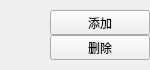
<?xml version="1.0" encoding="UTF-8"?>
<ui version="4.0">
 <class>NavHeader</class>
 <widget class="QFrame" name="NavHeader">
  <property name="geometry">
   <rect>
    <x>0</x>
    <y>0</y>
    <width>150</width>
    <height>70</height>
   </rect>
  </property>
  <property name="minimumSize">
   <size>
    <width>150</width>
    <height>70</height>
   </size>
  </property>
  <property name="maximumSize">
   <size>
    <width>150</width>
    <height>70</height>
   </size>
  </property>
  <property name="windowTitle">
   <string>Frame</string>
  </property>
  <layout class="QHBoxLayout" name="horizontalLayout">
   <property name="spacing">
    <number>0</number>
   </property>
   <property name="leftMargin">
    <number>0</number>
   </property>
   <property name="topMargin">
    <number>0</number>
   </property>
   <property name="rightMargin">
    <number>0</number>
   </property>
   <property name="bottomMargin">
    <number>0</number>
   </property>
   <item>
    <widget class="QFrame" name="selector">
     <property name="minimumSize">
      <size>
       <width>50</width>
       <height>50</height>
      </size>
     </property>
     <property name="maximumSize">
      <size>
       <width>50</width>
       <height>50</height>
      </size>
     </property>
     <property name="frameShape">
      <enum>QFrame::Shape::NoFrame</enum>
     </property>
     <property name="frameShadow">
      <enum>QFrame::Shadow::Raised</enum>
     </property>
    </widget>
   </item>
   <item>
    <layout class="QVBoxLayout" name="btn_group">
     <property name="spacing">
      <number>0</number>
     </property>
     <property name="leftMargin">
      <number>0</number>
     </property>
     <property name="topMargin">
      <number>10</number>
     </property>
     <property name="rightMargin">
      <number>0</number>
     </property>
     <property name="bottomMargin">
      <number>10</number>
     </property>
     <item>
      <widget class="QPushButton" name="add_btn">
       <property name="sizePolicy">
        <sizepolicy hsizetype="Preferred" vsizetype="Preferred">
         <horstretch>0</horstretch>
         <verstretch>0</verstretch>
        </sizepolicy>
       </property>
       <property name="minimumSize">
        <size>
         <width>0</width>
         <height>0</height>
        </size>
       </property>
       <property name="font">
        <font>
         <pointsize>9</pointsize>
        </font>
       </property>
       <property name="text">
        <string>添加</string>
       </property>
      </widget>
     </item>
     <item>
      <widget class="QPushButton" name="del_btn">
       <property name="sizePolicy">
        <sizepolicy hsizetype="Preferred" vsizetype="Preferred">
         <horstretch>0</horstretch>
         <verstretch>0</verstretch>
        </sizepolicy>
       </property>
       <property name="text">
        <string>删除</string>
       </property>
      </widget>
     </item>
    </layout>
   </item>
  </layout>
 </widget>
 <resources/>
 <connections/>
</ui>
